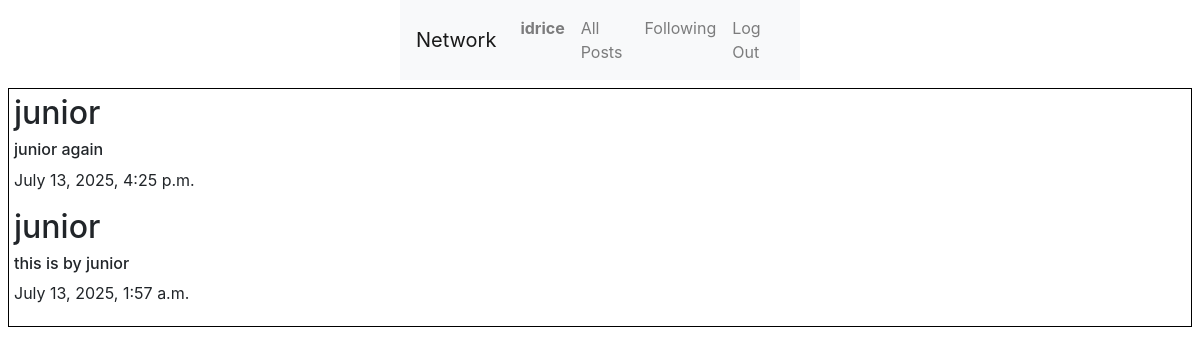
Page /following (signed in) on the committed database.
### network/models.py (models this page shows, shortened)
class User(AbstractUser):
    pass

class Posts(models.Model):
    content = models.CharField(max_length=164)
    user = models.ForeignKey(User, on_delete=models.CASCADE, related_name="author")
    date = models.DateTimeField(auto_now_add=True)

### network/views.py (the view)
# urls.py: path('following', views.following, name="following"),
@login_required
def following(request):
    current_user = request.user
    following_users = Follow.objects.filter(user=current_user).values_list('user_follower', flat=True)
    followed_posts = Posts.objects.filter(user__in=following_users).order_by('-id')
    paginator = Paginator(followed_posts, 10)
    page_number = request.GET.get('page')
    page_posts = paginator.get_page(page_number)
    return render(request, "network/following.html", {
        "pagePosts": page_posts
    })

### network/templates/network/following.html (shortened to what this page needs)
{% extends "network/layout.html" %}
{% block body %}
    <div class="following-post">
        {%for post in pagePosts %}
          <div>
            <h2>{{post.user}}</h2>
            <h6>{{post.content}}</h6>
            <p>{{post.date}}</p>
          </div>
        {% empty %}
        <p>No posts from users you follow.</p>
        {%endfor%}
    </div>
{% endblock %}

### network/templates/network/layout.html (shortened to what this page needs)
{% load static %}
<!DOCTYPE html>
<html lang="en">
    <head>
        <link rel="stylesheet" href="https://cdn.jsdelivr.net/npm/bootstrap@4.0.0/dist/css/bootstrap.min.css">
        <link rel="stylesheet" href="https://stackpath.bootstrapcdn.com/bootstrap/4.4.1/css/bootstrap.min.css">
        <link href="{% static 'network/styles.css' %}" rel="stylesheet">
    </head>
    <body>
        <nav class="navbar navbar-expand-lg navbar-light bg-light">
            <a class="navbar-brand" href="{%url 'index'%}">Network</a>
            <div>
              <ul class="navbar-nav mr-auto">
                {% if user.is_authenticated %}
                    <li class="nav-item">
                        <a class="nav-link" href="{%url 'profile' user_id=user.id %}"><strong>{{ user.username }}</strong></a>
                    </li>
                {% endif %}
                <li class="nav-item">
                  <a class="nav-link" href="{% url 'index' %}">All Posts</a>
                </li>
                {% if user.is_authenticated %}
                    <li class="nav-item">
                        <a class="nav-link" href="{%url 'following'%}">Following</a>
                    </li>
                    <li class="nav-item">
                        <a class="nav-link" href="{% url 'logout' %}">Log Out</a>
                    </li>
                {% endif %}
              </ul>
            </div>
          </nav>
        <div class="body">
            {% block body %}
            {% endblock %}
        </div>
    </body>
</html>

### network/static/network/styles.css (style rules this page uses)
nav { display: block; width: 400px; margin: 0 auto; }
.following-post { border: 1px solid black; margin: 8px; padding: 5px; }

### rows in the picture
User: username "idrice"
Posts: user "junior", content "junior again", date "July 13, 2025, 4:25 p.m."
Posts: user "junior", content "this is by junior", date "July 13, 2025, 1:57 a.m."
